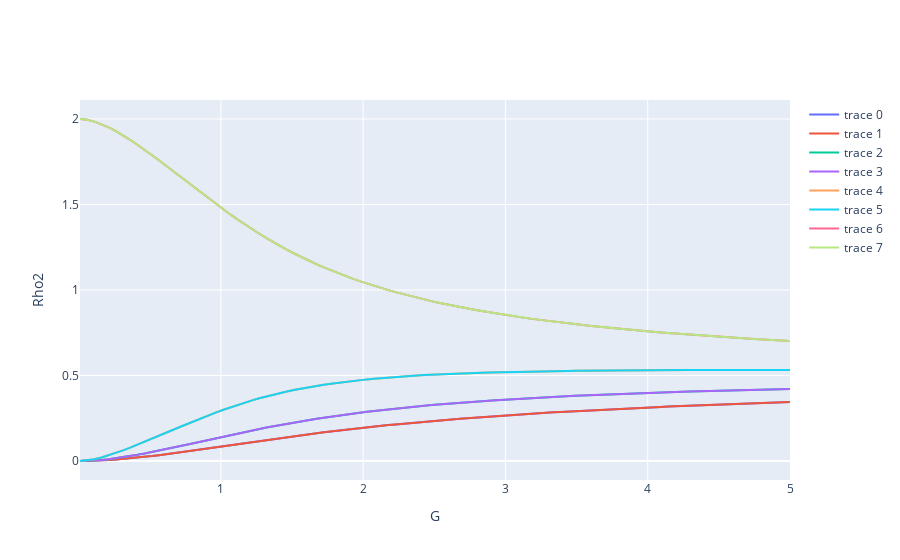

Write notebook code for a chart like this one.
### Code cell
# Ploteamos
rho_range = dict(sorted(rho_range.items()))
x_axis = list(rho_range.keys())
values = list(rho_range.items())
size = len(values[0][1])

fig = go.Figure()
for k in range(0,size):
    fig.add_trace(go.Scatter(
        x=x_axis,
        y=[values[j][1][k] for j in range(0,num)]
    ))
fig.update_layout(xaxis_title='G',
                   yaxis_title='Rho2')
fig.show()
